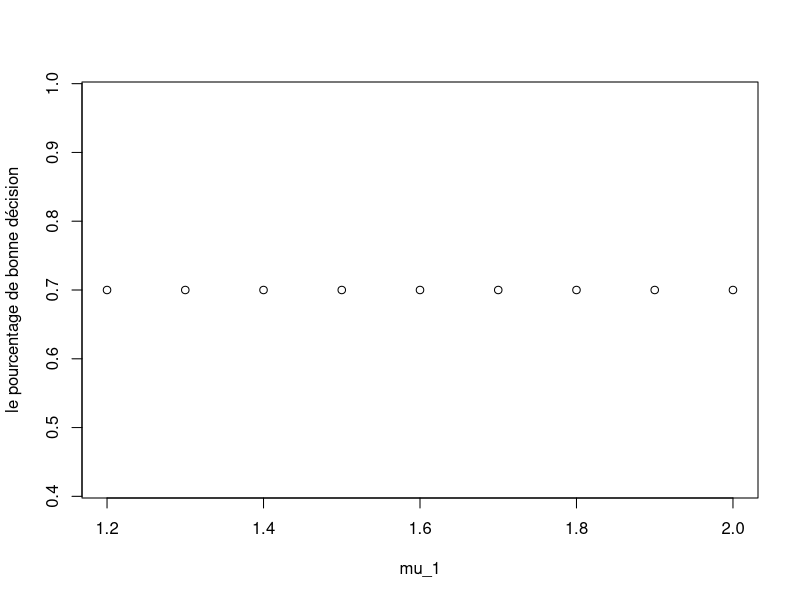

Here is the R script that generated this plot:
## ---- chunk 1
knitr::opts_chunk$set(echo = FALSE)
## ---- chunk 2
S_n <- rnorm(20,mean = 1,sd = sqrt(2))
## ---- chunk 3
decision <- function(S_n,alpha,mu0,mu1){
  mu_em <- mean(S_n)
  var_em <- var(S_n)
  borne <- (var_em*qt(1-alpha,length(S_n)-1))/sqrt(length(S_n))+mu0
  if(mu_em>borne) mu1 else mu0
}
decision(S_n,0.05,1,1.5)
## ---- chunk 4
S_nN <- sapply(1:100, function(x){rnorm(20, mean = 1, sd = sqrt(2))})
res <- apply(S_nN, 2, function(x){decision(x,0.05,1,1.5)})
fre_mu0 <- function(res){
  count <- 0
  for (i in res) {
  if(i == 1.0){
    count = count + 1
    }
  }
  count/length(res)
}
fre_mu0(res)

## ---- chunk 5
alpha <- c(0.2, 0.1, 0.05, 0.01)
t_1_alpha <- sapply(alpha, function(alpha){qt(1-alpha,length(S_n)-1)})
rbind(alpha,t_1_alpha)
## ---- chunk 6
sapply(alpha, function(alpha){fre_mu0(apply(S_nN, 2, function(x){decision(x,alpha,1,1.5)}))})
## ---- chunk 7
S2_nN <- sapply(1:100, function(x){rnorm(20, mean = 1.5, sd = sqrt(2))})
## ---- chunk 8
res <- apply(S2_nN, 2, function(x){decision(x,0.05,1,1.5)})
fre_mu0(res)
## ---- chunk 9
mu_0 <- 1
mu_1 <- c(1.2,1.3,1.4,1.5,1.6,1.7,1.8,1.9,2.0)
alpha <- 0.05
fre <- vector(length = length(mu_1))
for (i in 1:length(mu_1)) {
  res <- sapply(data.frame(S2_nN), function(S){decision(S,alpha,mu_0,mu_1[i])})
  fre[i] <- fre_mu0(res)
}
plot(mu_1,fre,ylab="le pourcentage de bonne décision")

  
## ---- chunk 10
S_n <- rnorm(20, 1 ,sqrt(2))
t.test(S_n, mu = mu_0)
## ---- chunk 11
alpha <- c(0.2, 0.1, 0.05, 0.01)
ps <- sapply(alpha, function(alpha){
  apply(S_nN, 2, function(S){
  t.test(S, mu = mu_0)$p.value
  }) 
})
vrf <- apply(ps, 1, function(pps){pps<alpha})
res <- apply(vrf, 1, function(vrfi){
  ct <- 0
  for (i in vrfi) {if(i) ct <- ct + 1}
  ct
})
100 - res
## ---- chunk 12
intvs <- apply(S_nN, 2, function(S){
  t.test(S, mu = mu_0)$conf.int
})
count <- 0
for (i in 1:dim(intvs)[2]) {
  if(intvs[,i][1]<=1&&1<=intvs[,i][2]){
    count <- count + 1
  }
}
count 
